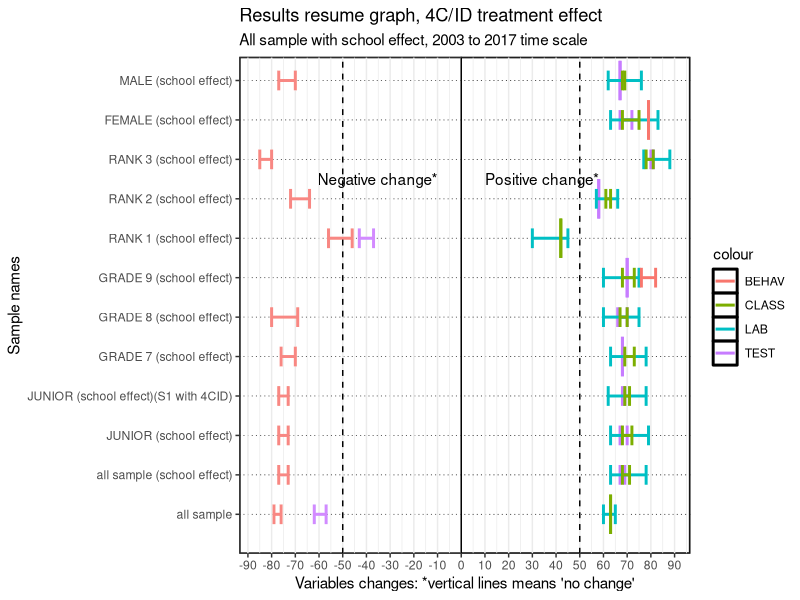
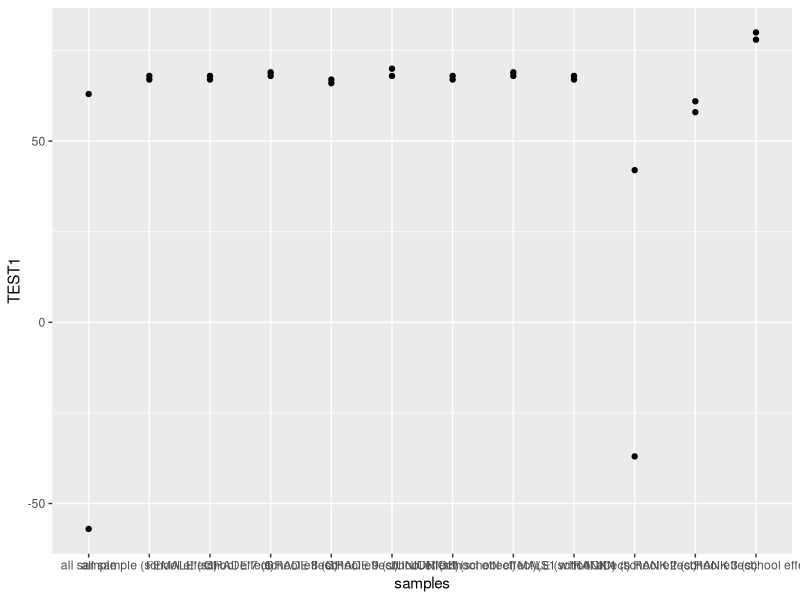
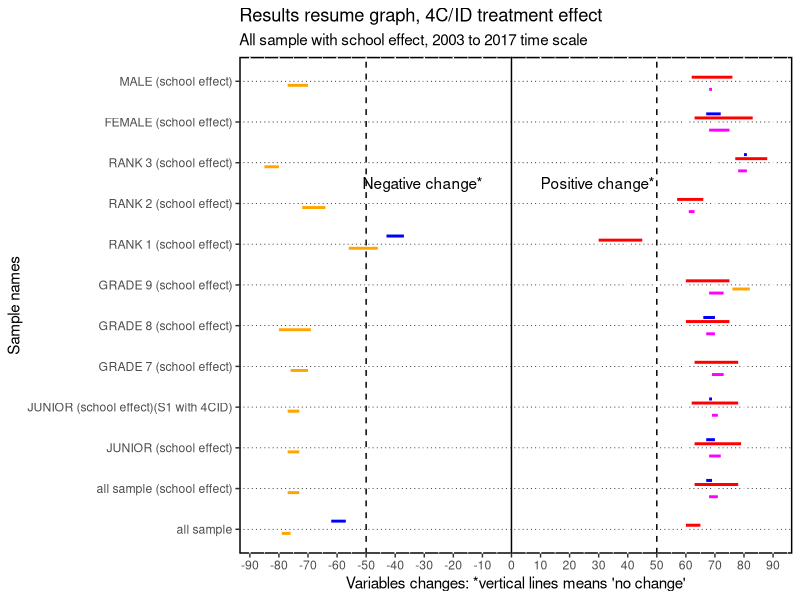
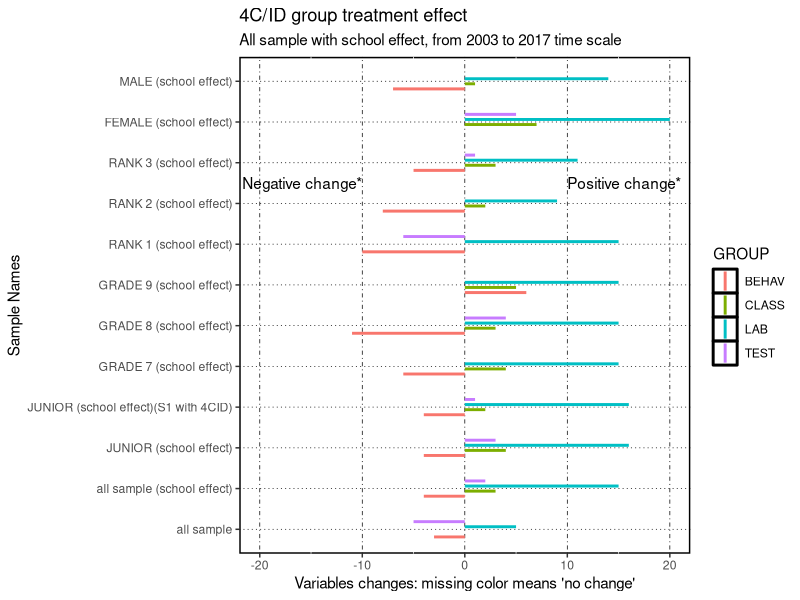
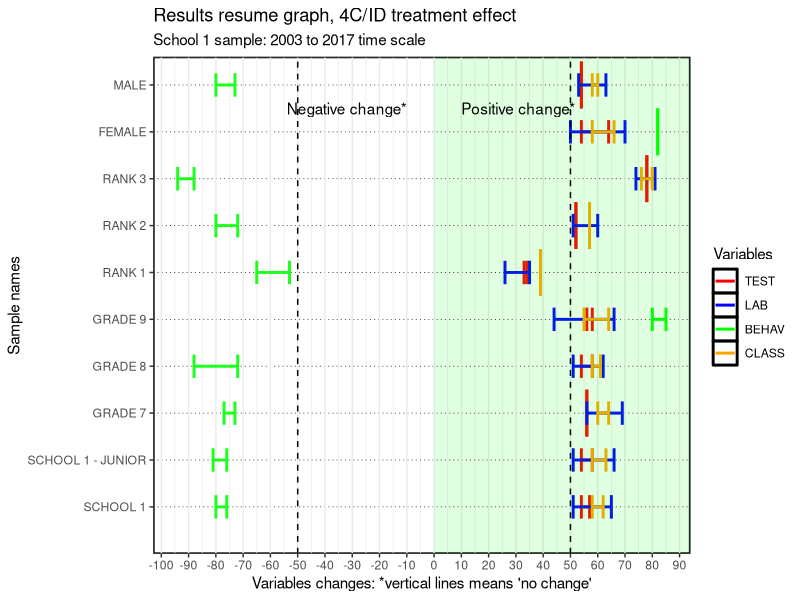
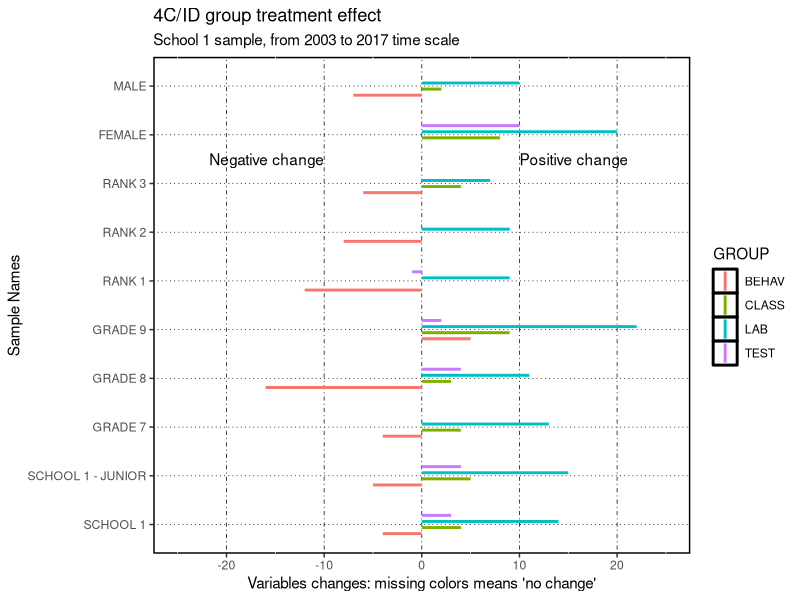
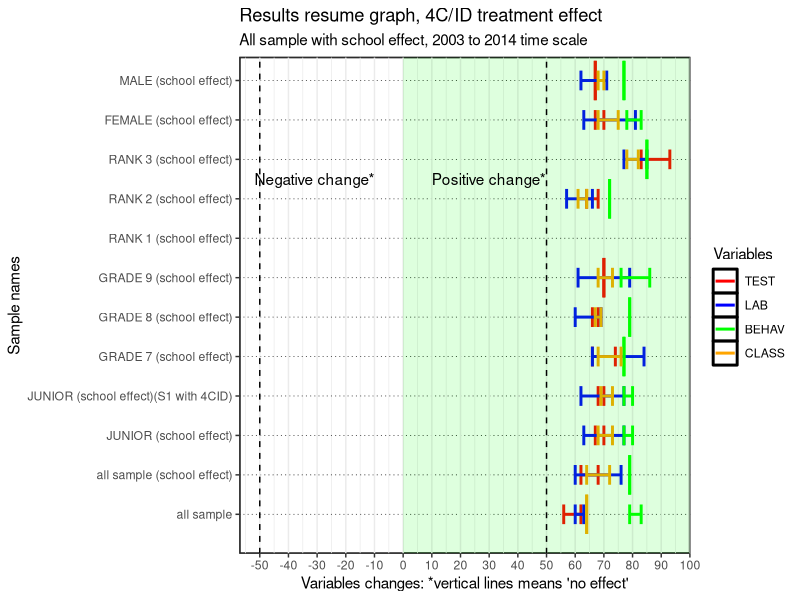
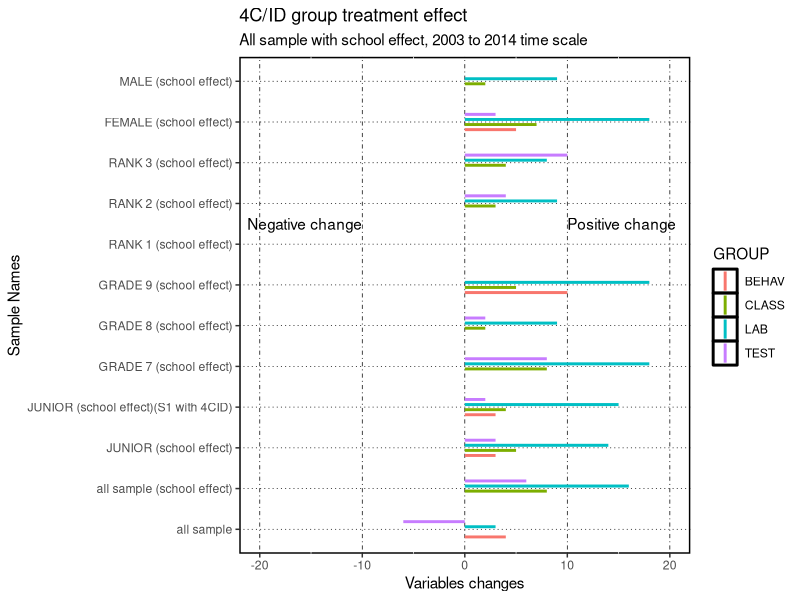

The R script that drew these images, in order:
#INDEX
# Summary results all sample (with school effect) - 2003 to 2017 - 15
  # variable change - 53
# School 1 - 2003 to 2017 - 91
  # variable change - 135
# Summary results all sample (with school effect) - 2003 to 2014 - 175
  # variable change - 212
# School 1 - 2003 to 2014 - 250
  # variable change - 289
# All sample - 312
  # Variable change - 349
# School 1 JUNIOR grade - 2003 to 2017 - 383
# variable change - 420
# School 1 JUNIOR grade - 2003 to 2014 - 454
# variable change - 492
# Compare Global samples - 530
# variable change - 570


# libraries 
library(dplyr) #work with data frames
library(tidyverse) #include dplyr
library(ggplot2) # graphs
library(gridExtra) #arrange graphs in rows

# NOTE: https://r-charts.com/part-whole/diverging-bar-chart-ggplot2/
# for plotting changes
# the graphs with varables chnge are based on the sama data frame "results" which means
# hat you need to run results and resultsD for diferent graphs after running the data

########## Summary results all sample (with school effect) - 2003 to 2017
# for changes that have p-value that we can't reject the null I use the mean value

results <- data.frame(
  samples=c("all sample", "all sample (school effect)" , "JUNIOR (school effect)", "JUNIOR (school effect)(S1 with 4CID)", "GRADE 7 (school effect)","GRADE 8 (school effect)", "GRADE 9 (school effect)", "RANK 1 (school effect)", "RANK 2 (school effect)","RANK 3 (school effect)","FEMALE (school effect)","MALE (school effect)"),
  TEST1=c(-57,67,67,68,68,66,70,-37,58,80,67,67),
  TEST2=c(-62,69,70,69,68,70,70,-43,58,81,72,67),
  LAB1=c(60,63,63,62,63,60,60,30,57,77,63,62),
  LAB2=c(65,78,79,78,78,75,75,45,66,88,83,76),
  BEHAV1=c(-76,-73,-73,-73,-70,-69,76,-46,-64,-80,79,-70),
  BEHAV2=c(-79,-77,-77,-77,-76,-80,82,-56,-72,-85,79,-77),
  CLASS1=c(63,68,68,69,69,67,68,42,61,78,68,68),
  CLASS2=c(63,71,72,71,73,70,73,42,63,81,75,69)
)
results
?geom_errorbar
ggplot(results) +
  geom_errorbar(aes(x=samples, ymin=TEST1, ymax=TEST2,color='TEST'),linewidth=1, width = ifelse(results$TEST1==results$TEST2, 1, 0.5))+
  geom_errorbar(aes(x=samples, ymin=LAB1, ymax=LAB2,color='LAB'), linewidth=1, width = ifelse(results$LAB1==results$LAB2, 1, 0.5)) +
  geom_errorbar(aes(x=samples, ymin=BEHAV1, ymax=BEHAV2, color='BEHAV'), linewidth=1, width = ifelse(results$BEHAV1==results$BEHAV2, 1, 0.5)) +
  geom_errorbar(aes(x=samples, ymin=CLASS1, ymax=CLASS2, color='CLASS'),linewidth=1,width = ifelse(results$CLASS1==results$CLASS2, 1, 0.5)) +
  xlab("Sample names")+
  labs(title="Results resume graph, 4C/ID treatment effect",y = "Variables changes: *vertical lines means 'no change'",subtitle = "All sample with school effect, 2003 to 2017 time scale")+
  theme_bw()+
  theme(panel.grid.major.y = element_line(color = 1,linewidth = 0.25, linetype = 3),panel.background = element_rect(color = 1, linewidth = 1),plot.background = element_rect(fill = "white"))+
  geom_rect(aes(xmin=0,xmax=Inf,ymin = - Inf,ymax = 0),fill="white",alpha = 0.01) +
  scale_x_discrete(limits=c("all sample", "all sample (school effect)" , "JUNIOR (school effect)", "JUNIOR (school effect)(S1 with 4CID)", "GRADE 7 (school effect)","GRADE 8 (school effect)", "GRADE 9 (school effect)", "RANK 1 (school effect)", "RANK 2 (school effect)","RANK 3 (school effect)","FEMALE (school effect)","MALE (school effect)"))+
  scale_y_continuous(breaks = seq(-100, 100, by = 10))+
  geom_hline(yintercept=0,color="black",linetype=1)+
  geom_hline(yintercept=c(-50,50),color="black",linetype=2)+
  annotate(geom="text", x=9.5, y=-10, label="Negative change*",color="black",hjust=1)+
  annotate(geom="text", x=9.5, y=10, label="Positive change*",color="black",hjust=0)+
  coord_flip()

####TESTING
?geom_linerange
?annotate
?theme
ggplot(results)+
  geom_point(aes(samples,TEST1))+
geom_point(aes(samples,CLASS1))

  ggplot(results,aes(color=factor(TEST1,LAB1,BEHAV1,CLASS1))) +
  annotate("segment", x = 1:12+0.2, xend = 1:12+0.2, y = results$TEST1, yend = results$TEST2, colour = "blue",linewidth = 1)+
  annotate("segment", x = 1:12+0.1, xend = 1:12+0.1, y = results$LAB1, yend = results$LAB2, colour = "red",linewidth = 1)+
  annotate("segment", x = 1:12-0.1, xend = 1:12-0.1, y = results$BEHAV1, yend = results$BEHAV2, colour = "orange",linewidth = 1)+
  annotate("segment", x = 1:12-0.2, xend = 1:12-0.2, y = results$CLASS1, yend = results$CLASS2, colour = "magenta",linewidth = 1)+  
  xlab("Sample names")+
  labs(title="Results resume graph, 4C/ID treatment effect",y = "Variables changes: *vertical lines means 'no change'",subtitle = "All sample with school effect, 2003 to 2017 time scale")+
  theme(panel.grid.major.y = element_line(color = 1,linewidth = 0.25, linetype = 3),panel.background = element_rect(fill="white",color = 1, linewidth = 1),plot.background = element_rect(fill = "white"))+
  scale_x_discrete(limits=c("all sample", "all sample (school effect)" , "JUNIOR (school effect)", "JUNIOR (school effect)(S1 with 4CID)", "GRADE 7 (school effect)","GRADE 8 (school effect)", "GRADE 9 (school effect)", "RANK 1 (school effect)", "RANK 2 (school effect)","RANK 3 (school effect)","FEMALE (school effect)","MALE (school effect)"))+
  scale_y_continuous(breaks = seq(-100, 100, by = 10))+
  geom_hline(yintercept=c(-50,0,50),color="black",linetype=c(2,1,2))+
  annotate(geom="text", x=9.5, y=-10, label="Negative change*",color="black",hjust=1)+
  annotate(geom="text", x=9.5, y=10, label="Positive change*",color="black",hjust=0)+
  coord_flip()
?as.numeric

# Results: variable change
# prepare data frame for bar ploting
# IMPORTANT NOTE: the negative values are used to plot them in a different area of the graph for 
# negative effects. However, to use this data-frames to compute changes we need to have this values 
# exchanged in order to compute negative change values.
results$DTEST <- results$TEST2-results$TEST1
results$DLAB <- results$LAB2-results$LAB1
results$DBEHAV <- results$BEHAV2-results$BEHAV1
results$DCLASS <- results$CLASS2-results$CLASS1
resultsDTEST <- results %>% select(samples,DTEST)
resultsDTEST$GROUP <-"TEST"
names(resultsDTEST)[2]<-'VALUE'
resultsDLAB <- results %>% select(samples,DLAB)
resultsDLAB$GROUP <-"LAB"
names(resultsDLAB)[2]<-'VALUE'
resultsDBEHAV <- results %>% select(samples,DBEHAV)
resultsDBEHAV$GROUP <-"BEHAV"
names(resultsDBEHAV)[2]<-'VALUE'
resultsDCLASS <- results %>% select(samples,DCLASS)
resultsDCLASS$GROUP <-"CLASS"
names(resultsDCLASS)[2]<-'VALUE'
resultsD<-bind_rows(resultsDTEST,resultsDLAB,resultsDBEHAV,resultsDCLASS)
resultsD

ggplot(resultsD,aes(x=samples,xmin=samples, ymin=0, ymax=VALUE,color=GROUP)) +
  geom_linerange(position = position_dodge(width = 0.5),linewidth=1)+
  ylab("Variables changes: missing color means 'no change'")+labs(title="4C/ID group treatment effect",subtitle = "All sample with school effect, from 2003 to 2017 time scale",x = "Sample Names")+
  theme(panel.grid.major.x = element_line(color = 1,linewidth = 0.25, linetype = 4),panel.grid.major.y = element_line(color = 1,linewidth = 0.25, linetype = 3),panel.background = element_rect(fill="white",color = 1, linewidth = 1),plot.background = element_rect(fill = "white"))+  
  annotate(geom="text", x=9.5, y=-10, label="Negative change*",color="black",hjust=1)+
  annotate(geom="text", x=9.5, y=10, label="Positive change*",color="black",hjust=0)+
  scale_x_discrete(limits=c("all sample", "all sample (school effect)" , "JUNIOR (school effect)", "JUNIOR (school effect)(S1 with 4CID)", "GRADE 7 (school effect)","GRADE 8 (school effect)", "GRADE 9 (school effect)", "RANK 1 (school effect)", "RANK 2 (school effect)","RANK 3 (school effect)","FEMALE (school effect)","MALE (school effect)"))+
  scale_y_continuous(limits=c(-20,20,5))+  
  coord_flip()

########## Summary results for SCHOOL 1 sample only - 2003 to 2017
# for changes that have p-value that we can't reject the null I use the mean value
results <- data.frame(
  samples=c("SCHOOL 1", "SCHOOL 1 - JUNIOR","GRADE 7","GRADE 8", "GRADE 9", "RANK 1", "RANK 2","RANK 3","FEMALE","MALE"),
  TEST1=c(54,54,56,54,56,34,52,78,54,54),
  TEST2=c(57,58,56,58,58,33,52,78,64,54),
  LAB1=c(51,51,56,51,44,26,51,74,50,53),
  LAB2=c(65,66,69,62,66,35,60,81,70,63),
  BEHAV1=c(-76,-76,-73,-72,80,-53,-72,-88,82,-73),
  BEHAV2=c(-80,-81,-77,-88,85,-65,-80,-94,82,-80),
  CLASS1=c(58,58,60,58,55,39,57,76,58,58),
  CLASS2=c(62,63,64,61,64,39,57,80,66,60)
)

# This data.frame file ResultsD is also used for the all sample school effect. Please build it starting
# with the new data fle "results" continue to the line "Results change" to have the same file but only for the school 1 sample.

ggplot(results,aes(group=TEST1)) +
  geom_errorbar(aes(x=samples, ymin=TEST1, ymax=TEST2,color='TEST'),linewidth=1, width = ifelse(results$TEST1==results$TEST2, 1, 0.5))+
  geom_errorbar(aes(x=samples, ymin=LAB1, ymax=LAB2,color='LAB'), linewidth=1, width = ifelse(results$LAB1==results$LAB2, 1, 0.5)) +
  geom_errorbar(aes(x=samples, ymin=BEHAV1, ymax=BEHAV2, color='BEHAV'), linewidth=1, width = ifelse(results$BEHAV1==results$BEHAV2, 1, 0.5)) +
  geom_errorbar(aes(x=samples, ymin=CLASS1, ymax=CLASS2, color='CLASS'),linewidth=1,width = ifelse(results$CLASS1==results$CLASS2, 1, 0.5)) +
  xlab("Sample names")+labs(title="Results resume graph, 4C/ID treatment effect",y = "Variables changes: *vertical lines means 'no change'",subtitle = "School 1 sample: 2003 to 2017 time scale")+
  scale_color_manual(name='Variables',
                     breaks=c('TEST','LAB', 'BEHAV', 'CLASS'),
                     values=c('TEST'='red', 'LAB'='blue', 'BEHAV'='green', 'CLASS'='orange'))+
  theme_bw()+
  theme(panel.grid.major.y = element_line(color = 1,linewidth = 0.25, linetype = 3),panel.background = element_rect(color = 1, linewidth = 1),plot.background = element_rect(fill = "white"))+
  geom_rect(aes(xmin=0,xmax=Inf,ymin = - Inf,ymax = 0),fill="white",alpha = 0.01) +
  geom_rect(aes(xmin=0,xmax=Inf,ymin = 0,ymax = Inf),fill="green",alpha = 0.01) +
  scale_x_discrete(limits=c("SCHOOL 1", "SCHOOL 1 - JUNIOR","GRADE 7","GRADE 8", "GRADE 9", "RANK 1", "RANK 2","RANK 3","FEMALE","MALE"))+
  scale_y_continuous(breaks = seq(-100, 100, by = 10))+
  geom_hline(yintercept=c(-50,50),color="black",linetype=2)+
  annotate(geom="text", x=9.5, y=-10, label="Negative change*",color="black",hjust=1)+
  annotate(geom="text", x=9.5, y=10, label="Positive change*",color="black",hjust=0)+
  coord_flip()

# Results: variable change
# prepare data frame for bar ploting
# IMPORTANT NOTE: the negative values are used to plot them in a different area of the graph for 
# negative effects. However, to use this data-frames to compute changes we need to have this values 
# exchanged in order to compute negative change values.
results$DTEST <- results$TEST2-results$TEST1
results$DLAB <- results$LAB2-results$LAB1
results$DBEHAV <- results$BEHAV2-results$BEHAV1
results$DCLASS <- results$CLASS2-results$CLASS1
resultsDTEST <- results %>% select(samples,DTEST)
resultsDTEST$GROUP <-"TEST"
names(resultsDTEST)[2]<-'VALUE'
resultsDLAB <- results %>% select(samples,DLAB)
resultsDLAB$GROUP <-"LAB"
names(resultsDLAB)[2]<-'VALUE'
resultsDBEHAV <- results %>% select(samples,DBEHAV)
resultsDBEHAV$GROUP <-"BEHAV"
names(resultsDBEHAV)[2]<-'VALUE'
resultsDCLASS <- results %>% select(samples,DCLASS)
resultsDCLASS$GROUP <-"CLASS"
names(resultsDCLASS)[2]<-'VALUE'
resultsD<-bind_rows(resultsDTEST,resultsDLAB,resultsDBEHAV,resultsDCLASS)
resultsD

ggplot(resultsD,aes(x=samples, ymin=0, ymax=VALUE,color=GROUP)) +
  geom_linerange(position = position_dodge(width = 0.5),linewidth=1)+
  ylab("Variables changes: missing colors means 'no change'")+labs(title="4C/ID group treatment effect",subtitle = "School 1 sample, from 2003 to 2017 time scale",x = "Sample Names")+
  theme(panel.grid.major.x = element_line(color = 1,linewidth = 0.25, linetype = 4),panel.grid.major.y = element_line(color = 1,linewidth = 0.25, linetype = 3),panel.background = element_rect(fill="white",color = 1, linewidth = 1),plot.background = element_rect(fill = "white"))+  
  annotate(geom="text", y=-10, x=8.5, label="Negative change",color="black",hjust=1)+
  annotate(geom="text", y=10, x=8.5, label="Positive change",color="black",hjust=0)+
  scale_x_discrete(limits=c("SCHOOL 1", "SCHOOL 1 - JUNIOR","GRADE 7","GRADE 8", "GRADE 9", "RANK 1", "RANK 2","RANK 3","FEMALE","MALE"))+
  scale_y_continuous(limits=c(-25,25,5))+  
  coord_flip()

########## Summary results all sample (with school effect) - 2003 to 2014
# for changes that have p-value that we can't reject the null I use the mean value
# Rank 1 small sample
results <- data.frame(
  samples=c("all sample", "all sample (school effect)" , "JUNIOR (school effect)", "JUNIOR (school effect)(S1 with 4CID)", "GRADE 7 (school effect)","GRADE 8 (school effect)", "GRADE 9 (school effect)", "RANK 2 (school effect)","RANK 3 (school effect)","FEMALE (school effect)","MALE (school effect)"),
  TEST1=c(62,62,67,68,66,66,70,64,83,67,67),
  TEST2=c(56,68,70,70,74,68,70,68,93,70,67),
  LAB1=c(60,60,63,62,66,60,61,57,77,63,62),
  LAB2=c(63,76,77,77,84,69,79,66,85,81,71),
  BEHAV1=c(79,79,77,77,77,79,76,72,85,78,77),
  BEHAV2=c(83,79,80,80,77,79,86,72,85,83,77),
  CLASS1=c(64,64,68,69,68,67,68,61,78,68,68),
  CLASS2=c(64,72,73,73,76,69,73,64,82,75,70)
)
results

ggplot(results,aes(group=TEST1)) +
  geom_errorbar(aes(x=samples, ymin=TEST1, ymax=TEST2,color='TEST'),linewidth=1, width = ifelse(results$TEST1==results$TEST2, 1, 0.5))+
  geom_errorbar(aes(x=samples, ymin=LAB1, ymax=LAB2,color='LAB'), linewidth=1, width = ifelse(results$LAB1==results$LAB2, 1, 0.5)) +
  geom_errorbar(aes(x=samples, ymin=BEHAV1, ymax=BEHAV2, color='BEHAV'), linewidth=1, width = ifelse(results$BEHAV1==results$BEHAV2, 1, 0.5)) +
  geom_errorbar(aes(x=samples, ymin=CLASS1, ymax=CLASS2, color='CLASS'),linewidth=1,width = ifelse(results$CLASS1==results$CLASS2, 1, 0.5)) +
  xlab("Sample names")+
  labs(title="Results resume graph, 4C/ID treatment effect",y = "Variables changes: *vertical lines means 'no effect'",subtitle = "All sample with school effect, 2003 to 2014 time scale")+
  scale_color_manual(name='Variables',
                     breaks=c('TEST','LAB', 'BEHAV', 'CLASS'),
                     values=c('TEST'='red', 'LAB'='blue', 'BEHAV'='green', 'CLASS'='orange'))+
  theme_bw()+
  theme(panel.grid.major.y = element_line(color = 1,linewidth = 0.25, linetype = 3),panel.background = element_rect(color = 1, linewidth = 1),plot.background = element_rect(fill = "white"))+
  geom_rect(aes(xmin=0,xmax=Inf,ymin = - Inf,ymax = 0),fill="white",alpha = 0.01) +
  geom_rect(aes(xmin=0,xmax=Inf,ymin = 0,ymax = Inf),fill="green",alpha = 0.01) +
  scale_x_discrete(limits=c("all sample", "all sample (school effect)" , "JUNIOR (school effect)", "JUNIOR (school effect)(S1 with 4CID)", "GRADE 7 (school effect)","GRADE 8 (school effect)", "GRADE 9 (school effect)", "RANK 1 (school effect)", "RANK 2 (school effect)","RANK 3 (school effect)","FEMALE (school effect)","MALE (school effect)"))+
  scale_y_continuous(breaks = seq(-100, 100, by = 10))+
  geom_hline(yintercept=c(-50,50),color="black",linetype=2)+
  annotate(geom="text", x=9.5, y=-10, label="Negative change*",color="black",hjust=1)+
  annotate(geom="text", x=9.5, y=10, label="Positive change*",color="black",hjust=0)+
  coord_flip()

# Results: variable change
# prepare data frame for bar ploting
# IMPORTANT NOTE: the negative values are used to plot them in a different area of the graph for 
# negative effects. However, to use this data-frames to compute changes we need to have this values 
# exchanged in order to compute negative change values.
results$DTEST <- results$TEST2-results$TEST1
results$DLAB <- results$LAB2-results$LAB1
results$DBEHAV <- results$BEHAV2-results$BEHAV1
results$DCLASS <- results$CLASS2-results$CLASS1
resultsDTEST <- results %>% select(samples,DTEST)
resultsDTEST$GROUP <-"TEST"
names(resultsDTEST)[2]<-'VALUE'
resultsDLAB <- results %>% select(samples,DLAB)
resultsDLAB$GROUP <-"LAB"
names(resultsDLAB)[2]<-'VALUE'
resultsDBEHAV <- results %>% select(samples,DBEHAV)
resultsDBEHAV$GROUP <-"BEHAV"
names(resultsDBEHAV)[2]<-'VALUE'
resultsDCLASS <- results %>% select(samples,DCLASS)
resultsDCLASS$GROUP <-"CLASS"
names(resultsDCLASS)[2]<-'VALUE'
resultsD<-bind_rows(resultsDTEST,resultsDLAB,resultsDBEHAV,resultsDCLASS)
resultsD

ggplot(resultsD,aes(x=samples, ymin=0, ymax=VALUE,color=GROUP)) +
  geom_linerange(position = position_dodge(width = 0.5),linewidth=1)+
  ylab("Variables changes")+labs(title="4C/ID group treatment effect",subtitle = "All sample with school effect, 2003 to 2014 time scale",x = "Sample Names")+
  theme(panel.grid.major.x = element_line(color = 1,linewidth = 0.25, linetype = 4),panel.grid.major.y = element_line(color = 1,linewidth = 0.25, linetype = 3),panel.background = element_rect(fill="white",color = 1, linewidth = 1),plot.background = element_rect(fill = "white"))+  
  annotate(geom="text", y=-10, x=8.5, label="Negative change",color="black",hjust=1)+
  annotate(geom="text", y=10, x=8.5, label="Positive change",color="black",hjust=0)+
  scale_x_discrete(limits=c("all sample", "all sample (school effect)" , "JUNIOR (school effect)", "JUNIOR (school effect)(S1 with 4CID)", "GRADE 7 (school effect)","GRADE 8 (school effect)", "GRADE 9 (school effect)", "RANK 1 (school effect)", "RANK 2 (school effect)","RANK 3 (school effect)","FEMALE (school effect)","MALE (school effect)"))+
  scale_y_continuous(limits=c(-20,20,5))+  
  coord_flip()

########## Summary results for SCHOOL 1 sample only - 2003 to 2014
# for changes that have p-value that we can't reject the null I use the mean value
results <- data.frame(
  samples=c("SCHOOL 1", "SCHOOL 1 - JUNIOR","GRADE 7**","GRADE 8", "GRADE 9","JUNIOR HIGH**", "RANK 1", "RANK 2","RANK 3","FEMALE","MALE"),
  TEST1=c(54,54,54,54,57,53,34,-51,79,54,54),
  TEST2=c(56,58,62,57,57,53,34,-53,79,58,54),
  LAB1=c(51,51,56,51,44,57,26,51,74,50,53),
  LAB2=c(63,64,71,56,66,57,35,58,80,68,59),
  BEHAV1=c(80,82,80,-83,80,81,65,-72,93,82,80),
  BEHAV2=c(83,82,80,-88,85,81,65,-80,93,86,80),
  CLASS1=c(58,58,60,58,55,60,39,57,76,58,58),
  CLASS2=c(63,64,67,60,64,60,39,57,80,66,61)
)

# ** sample less then 30 obs.

ggplot(results,aes(group=TEST1)) +
  geom_errorbar(aes(x=samples, ymin=TEST1, ymax=TEST2,color='TEST'),linewidth=1, width = ifelse(results$TEST1==results$TEST2, 1, 0.5))+
  geom_errorbar(aes(x=samples, ymin=LAB1, ymax=LAB2,color='LAB'), linewidth=1, width = ifelse(results$LAB1==results$LAB2, 1, 0.5)) +
  geom_errorbar(aes(x=samples, ymin=BEHAV1, ymax=BEHAV2, color='BEHAV'), linewidth=1, width = ifelse(results$BEHAV1==results$BEHAV2, 1, 0.5)) +
  geom_errorbar(aes(x=samples, ymin=CLASS1, ymax=CLASS2, color='CLASS'),linewidth=1,width = ifelse(results$CLASS1==results$CLASS2, 1, 0.5)) +
  xlab("Sample names")+
  labs(title="Results resume graph, 4C/ID treatment effect",y = "Variables changes: *vertical lines means 'no effect'; **sample with less then 30 obs.",subtitle = "School 1 sample for 2003 to 2014 time scale")+
  scale_color_manual(name='Variables',
                     breaks=c('TEST','LAB', 'BEHAV', 'CLASS'),
                     values=c('TEST'='red', 'LAB'='blue', 'BEHAV'='green', 'CLASS'='orange'))+
  theme_bw()+
  theme(panel.grid.major.y = element_line(color = 1,linewidth = 0.25, linetype = 3),panel.background = element_rect(color = 1, linewidth = 1),plot.background = element_rect(fill = "white"))+
  geom_rect(aes(xmin=0,xmax=Inf,ymin = - Inf,ymax = 0),fill="white",alpha = 0.01) +
  geom_rect(aes(xmin=0,xmax=Inf,ymin = 0,ymax = Inf),fill="green",alpha = 0.01) +
  scale_x_discrete(limits=c("SCHOOL 1", "SCHOOL 1 - JUNIOR","GRADE 7**","GRADE 8", "GRADE 9","JUNIOR HIGH**", "RANK 1", "RANK 2","RANK 3","FEMALE","MALE"))+
  scale_y_continuous(breaks = seq(-100, 100, by = 10))+
  geom_hline(yintercept=c(-50,50),color="black",linetype=2)+
  annotate(geom="text", x=9.5, y=-10, label="Negative change*",color="black",hjust=1)+
  annotate(geom="text", x=9.5, y=10, label="Positive change*",color="black",hjust=0)+
  coord_flip()

# Results: variable change
# prepare data frame for bar ploting
# IMPORTANT NOTE: the negative values are used to plot them in a different area of the graph for 
# negative effects. However, to use this data-frames to compute changes we need to have this values 
# exchanged in order to compute negative change values.
results$DTEST <- results$TEST2-results$TEST1
results$DLAB <- results$LAB2-results$LAB1
results$DBEHAV <- results$BEHAV2-results$BEHAV1
results$DCLASS <- results$CLASS2-results$CLASS1
resultsDTEST <- results %>% select(samples,DTEST)
resultsDTEST$GROUP <-"TEST"
names(resultsDTEST)[2]<-'VALUE'
resultsDLAB <- results %>% select(samples,DLAB)
resultsDLAB$GROUP <-"LAB"
names(resultsDLAB)[2]<-'VALUE'
resultsDBEHAV <- results %>% select(samples,DBEHAV)
resultsDBEHAV$GROUP <-"BEHAV"
names(resultsDBEHAV)[2]<-'VALUE'
resultsDCLASS <- results %>% select(samples,DCLASS)
resultsDCLASS$GROUP <-"CLASS"
names(resultsDCLASS)[2]<-'VALUE'
resultsD<-bind_rows(resultsDTEST,resultsDLAB,resultsDBEHAV,resultsDCLASS)
resultsD

ggplot(resultsD,aes(x=samples, ymin=0, ymax=VALUE,color=GROUP)) +
  geom_linerange(position = position_dodge(width = 0.5),linewidth=1)+
  ylab("Variables changes: missing colors means 'no change'; **low number of obs.")+labs(title="4C/ID group treatment effect",subtitle = "School 1 sample, from 2003 to 2014 time scale",x = "Sample Names")+
  theme(panel.grid.major.x = element_line(color = 1,linewidth = 0.25, linetype = 4),panel.grid.major.y = element_line(color = 1,linewidth = 0.25, linetype = 3),panel.background = element_rect(fill="white",color = 1, linewidth = 1),plot.background = element_rect(fill = "white"))+  
  annotate(geom="text", y=-10, x=9.5, label="Negative change",color="black",hjust=1)+
  annotate(geom="text", y=10, x=9.5, label="Positive change",color="black",hjust=0)+
  scale_x_discrete(limits=c("SCHOOL 1", "SCHOOL 1 - JUNIOR","GRADE 7**","GRADE 8", "GRADE 9","JUNIOR HIGH**", "RANK 1", "RANK 2","RANK 3","FEMALE","MALE"))+
  scale_y_continuous(limits=c(-25,25,5))+  
  coord_flip()

########## Summary results all sample - 2003 to 2017
# for changes that have p-value that we can't reject the null I use the mean value

results <- data.frame(
  samples=c("all sample","JUNIOR","JUNIOR HIGH","GRADE 7","GRADE 8", "GRADE 9", "RANK 1", "RANK 2","RANK 3","FEMALE","MALE"),
  TEST1=c(-58,-58,54,60,60,-58,-34,-51,79,62,-55),
  TEST2=c(-62,-63,54,60,60,-67,-33,-56,79,62,-61),
  LAB1=c(60,60,55,61,60,60,28,54,76,60,60),
  LAB2=c(65,66,65,69,62,66,35,60,81,70,63),
  BEHAV1=c(-76,-76,-75,-73,-72,77,-54,-72,87,79,-73),
  BEHAV2=c(-79,-79,-80,-77,-80,85,-63,-75,87,83,-78),
  CLASS1=c(63,64,59,64,62,65,39,-58,77,64,-60),
  CLASS2=c(63,63,59,64,62,65,39,-59,80,66,-64)
)
results

ggplot(results,aes(group=TEST1)) +
  geom_errorbar(aes(x=samples, ymin=TEST1, ymax=TEST2,color='TEST'),linewidth=1, width = ifelse(results$TEST1==results$TEST2, 1, 0.5))+
  geom_errorbar(aes(x=samples, ymin=LAB1, ymax=LAB2,color='LAB'), linewidth=1, width = ifelse(results$LAB1==results$LAB2, 1, 0.5)) +
  geom_errorbar(aes(x=samples, ymin=BEHAV1, ymax=BEHAV2, color='BEHAV'), linewidth=1, width = ifelse(results$BEHAV1==results$BEHAV2, 1, 0.5)) +
  geom_errorbar(aes(x=samples, ymin=CLASS1, ymax=CLASS2, color='CLASS'),linewidth=1,width = ifelse(results$CLASS1==results$CLASS2, 1, 0.5)) +
  xlab("Sample names")+
  labs(title="Results resume graph, 4C/ID treatment effect",y = "Variables changes: *vertical lines means 'no effect'",subtitle = "All sample 2003 to 2017 time scale")+
  scale_color_manual(name='Variables',
                     breaks=c('TEST','LAB', 'BEHAV', 'CLASS'),
                     values=c('TEST'='red', 'LAB'='blue', 'BEHAV'='green', 'CLASS'='orange'))+
  theme_bw()+
  theme(panel.grid.major.y = element_line(color = 1,linewidth = 0.25, linetype = 3),panel.background = element_rect(color = 1, linewidth = 1),plot.background = element_rect(fill = "white"))+
  geom_rect(aes(xmin=0,xmax=Inf,ymin = - Inf,ymax = 0),fill="white",alpha = 0.01) +
  geom_rect(aes(xmin=0,xmax=Inf,ymin = 0,ymax = Inf),fill="green",alpha = 0.01) +
  scale_x_discrete(limits=c("all sample","JUNIOR","JUNIOR HIGH","GRADE 7","GRADE 8", "GRADE 9", "RANK 1", "RANK 2","RANK 3","FEMALE","MALE"))+
  scale_y_continuous(breaks = seq(-100, 100, by = 10))+
  geom_hline(yintercept=c(-50,50),color="black",linetype=2)+
  annotate(geom="text", x=9.5, y=-10, label="Negative change*",color="black",hjust=1)+
  annotate(geom="text", x=9.5, y=10, label="Positive change*",color="black",hjust=0)+
  coord_flip()

# Results: variable change
# prepare data frame for bar ploting
# IMPORTANT NOTE: the negative values are used to plot them in a different area of the graph for 
# negative effects. However, to use this data-frames to compute changes we need to have this values 
# exchanged in order to compute negative change values.
results$DTEST <- results$TEST2-results$TEST1
results$DLAB <- results$LAB2-results$LAB1
results$DBEHAV <- results$BEHAV2-results$BEHAV1
results$DCLASS <- results$CLASS2-results$CLASS1
resultsDTEST <- results %>% select(samples,DTEST)
resultsDTEST$GROUP <-"TEST"
names(resultsDTEST)[2]<-'VALUE'
resultsDLAB <- results %>% select(samples,DLAB)
resultsDLAB$GROUP <-"LAB"
names(resultsDLAB)[2]<-'VALUE'
resultsDBEHAV <- results %>% select(samples,DBEHAV)
resultsDBEHAV$GROUP <-"BEHAV"
names(resultsDBEHAV)[2]<-'VALUE'
resultsDCLASS <- results %>% select(samples,DCLASS)
resultsDCLASS$GROUP <-"CLASS"
names(resultsDCLASS)[2]<-'VALUE'
resultsD<-bind_rows(resultsDTEST,resultsDLAB,resultsDBEHAV,resultsDCLASS)
resultsD

ggplot(resultsD,aes(x=samples, ymin=0, ymax=VALUE,color=GROUP)) +
  geom_linerange(position = position_dodge(width = 0.5),linewidth=1)+
  ylab("Variables changes: missing colors means'no change'")+labs(title="4C/ID group treatment effect",subtitle = "All sample, from 2003 to 2017 time scale",x = "Sample Names")+
  theme(panel.grid.major.x = element_line(color = 1,linewidth = 0.25, linetype = 4),panel.grid.major.y = element_line(color = 1,linewidth = 0.25, linetype = 3),panel.background = element_rect(fill="white",color = 1, linewidth = 1),plot.background = element_rect(fill = "white"))+  
  annotate(geom="text", y=-5, x=8.5, label="Negative change",color="black",hjust=1)+
  annotate(geom="text", y=5, x=8.5, label="Positive change",color="black",hjust=0)+
  scale_x_discrete(limits=c("all sample","JUNIOR","JUNIOR HIGH","GRADE 7","GRADE 8", "GRADE 9", "RANK 1", "RANK 2","RANK 3","FEMALE","MALE"))+
  scale_y_continuous(limits=c(-10,10,5))+  
  coord_flip()

########## Summary results school 1 JUNIOR sample - 2003 to 2017
# for changes that have p-value that we can't reject the null I use the mean value

results <- data.frame(
  samples=c("SCHOOL 1","JUNIOR","GRADE 7","GRADE 8", "GRADE 9", "RANK 1", "RANK 2","RANK 3","FEMALE","MALE"),
  TEST1=c(54,54,54,54,56,33,53,79,54,55),
  TEST2=c(57,58,58,58,58,33,53,79,61,55),
  LAB1=c(51,51,56,51,44,26,51,73,50,53),
  LAB2=c(65,66,69,62,66,35,61,81,70,61),
  BEHAV1=c(-76,-76,-73,-72,80,-54,-71,-91,82,-72),
  BEHAV2=c(-80,-81,-77,-88,85,-65,-80,-94,82,-80),
  CLASS1=c(58,58,60,58,55,39,57,77,58,58),
  CLASS2=c(62,63,64,61,64,39,57,81,67,60)
)
results

ggplot(results,aes(group=TEST1)) +
  geom_errorbar(aes(x=samples, ymin=TEST1, ymax=TEST2,color='TEST'),linewidth=1, width = ifelse(results$TEST1==results$TEST2, 1, 0.5))+
  geom_errorbar(aes(x=samples, ymin=LAB1, ymax=LAB2,color='LAB'), linewidth=1, width = ifelse(results$LAB1==results$LAB2, 1, 0.5)) +
  geom_errorbar(aes(x=samples, ymin=BEHAV1, ymax=BEHAV2, color='BEHAV'), linewidth=1, width = ifelse(results$BEHAV1==results$BEHAV2, 1, 0.5)) +
  geom_errorbar(aes(x=samples, ymin=CLASS1, ymax=CLASS2, color='CLASS'),linewidth=1,width = ifelse(results$CLASS1==results$CLASS2, 1, 0.5)) +
  xlab("Sample names")+
  labs(title="Results resume graph, 4C/ID treatment effect",y = "Variables changes: *vertical lines means 'no effect'",subtitle = "School 1 Junior sample for 2003 to 2017 time scale")+
  scale_color_manual(name='Variables',
                     breaks=c('TEST','LAB', 'BEHAV', 'CLASS'),
                     values=c('TEST'='red', 'LAB'='blue', 'BEHAV'='green', 'CLASS'='orange'))+
  theme_bw()+
  theme(panel.grid.major.y = element_line(color = 1,linewidth = 0.25, linetype = 3),panel.background = element_rect(color = 1, linewidth = 1),plot.background = element_rect(fill = "white"))+
  geom_rect(aes(xmin=0,xmax=Inf,ymin = - Inf,ymax = 0),fill="white",alpha = 0.01) +
  geom_rect(aes(xmin=0,xmax=Inf,ymin = 0,ymax = Inf),fill="green",alpha = 0.01) +
  scale_x_discrete(limits=c("SCHOOL 1","JUNIOR","GRADE 7","GRADE 8", "GRADE 9", "RANK 1", "RANK 2","RANK 3","FEMALE","MALE"))+
  scale_y_continuous(breaks = seq(-100, 100, by = 10))+
  geom_hline(yintercept=c(-50,50),color="black",linetype=2)+
  annotate(geom="text", x=9.5, y=-10, label="Negative change*",color="black",hjust=1)+
  annotate(geom="text", x=9.5, y=10, label="Positive change*",color="black",hjust=0)+
  coord_flip()

# Results: variable change
# prepare data frame for bar ploting
# IMPORTANT NOTE: the negative values are used to plot them in a different area of the graph for 
# negative effects. However, to use this data-frames to compute changes we need to have this values 
# exchanged in order to compute negative change values.
results$DTEST <- results$TEST2-results$TEST1
results$DLAB <- results$LAB2-results$LAB1
results$DBEHAV <- results$BEHAV2-results$BEHAV1
results$DCLASS <- results$CLASS2-results$CLASS1
resultsDTEST <- results %>% select(samples,DTEST)
resultsDTEST$GROUP <-"TEST"
names(resultsDTEST)[2]<-'VALUE'
resultsDLAB <- results %>% select(samples,DLAB)
resultsDLAB$GROUP <-"LAB"
names(resultsDLAB)[2]<-'VALUE'
resultsDBEHAV <- results %>% select(samples,DBEHAV)
resultsDBEHAV$GROUP <-"BEHAV"
names(resultsDBEHAV)[2]<-'VALUE'
resultsDCLASS <- results %>% select(samples,DCLASS)
resultsDCLASS$GROUP <-"CLASS"
names(resultsDCLASS)[2]<-'VALUE'
resultsD<-bind_rows(resultsDTEST,resultsDLAB,resultsDBEHAV,resultsDCLASS)
resultsD

ggplot(resultsD,aes(x=samples, ymin=0, ymax=VALUE,color=GROUP)) +
  geom_linerange(position = position_dodge(width = 0.5),linewidth=1)+
  ylab("Variables changes: missing values means 'no change'")+labs(title="4C/ID group treatment effect",subtitle = "School 1 Junior sample for 2003 to 2017 time scale",x = "Sample Names")+
  theme(panel.grid.major.x = element_line(color = 1,linewidth = 0.25, linetype = 4),panel.grid.major.y = element_line(color = 1,linewidth = 0.25, linetype = 3),panel.background = element_rect(fill="white",color = 1, linewidth = 1),plot.background = element_rect(fill = "white"))+
  annotate(geom="text", y=-10, x=8.5, label="Negative change",color="black",hjust=1)+
  annotate(geom="text", y=10, x=8.5, label="Positive change",color="black",hjust=0)+
  scale_x_discrete(limits=c("SCHOOL 1","JUNIOR","GRADE 7","GRADE 8", "GRADE 9", "RANK 1", "RANK 2","RANK 3","FEMALE","MALE"))+
  scale_y_continuous(limits=c(-25,25,5))+  
  coord_flip()

########## Summary results school 1 JUNIOR sample - 2003 to 2014
# for changes that have p-value that we can't reject the null I use the mean value

results <- data.frame(
  samples=c("SCHOOL 1","JUNIOR","GRADE 7","GRADE 8", "GRADE 9", "RANK 1**", "RANK 2","RANK 3","FEMALE","MALE"),
  TEST1=c(54,54,54,54,57,35,52,80, 54,55),
  TEST2=c(57,58,62,57,57,35,52,80, 61,55),
  LAB1=c(51,51,56,51,44,30,51,73, 50,53),
  LAB2=c(63,64,71,56,66,30,58,80, 70,61),
  BEHAV1=c(80,82,79,-83,80,-60,80,93, 82,-72),
  BEHAV2=c(83,82,79,-88,85,-65,80,93, 82,-80),
  CLASS1=c(58,58,60,58,55,39, 58, 77, 58,58),
  CLASS2=c(63,64,67,60,64,39, 58, 81, 67,60)
)
# **low number of observations
results

ggplot(results,aes(group=TEST1)) +
  geom_errorbar(aes(x=samples, ymin=TEST1, ymax=TEST2,color='TEST'),linewidth=1, width = ifelse(results$TEST1==results$TEST2, 1, 0.5))+
  geom_errorbar(aes(x=samples, ymin=LAB1, ymax=LAB2,color='LAB'), linewidth=1, width = ifelse(results$LAB1==results$LAB2, 1, 0.5)) +
  geom_errorbar(aes(x=samples, ymin=BEHAV1, ymax=BEHAV2, color='BEHAV'), linewidth=1, width = ifelse(results$BEHAV1==results$BEHAV2, 1, 0.5)) +
  geom_errorbar(aes(x=samples, ymin=CLASS1, ymax=CLASS2, color='CLASS'),linewidth=1,width = ifelse(results$CLASS1==results$CLASS2, 1, 0.5)) +
  xlab("Sample names")+
  labs(title="Results resume graph, 4C/ID treatment effect",y = "Variables changes: *vertical lines means 'no effect'; **Low number of obs.",subtitle = "School 1 Junior grade sample for 2003 to 2014 time scale")+
  scale_color_manual(name='Variables',
                     breaks=c('TEST','LAB', 'BEHAV', 'CLASS'),
                     values=c('TEST'='red', 'LAB'='blue', 'BEHAV'='green', 'CLASS'='orange'))+
  theme_bw()+
  theme(panel.grid.major.y = element_line(color = 1,linewidth = 0.25, linetype = 3),panel.background = element_rect(color = 1, linewidth = 1),plot.background = element_rect(fill = "white"))+
  geom_rect(aes(xmin=0,xmax=Inf,ymin = - Inf,ymax = 0),fill="white",alpha = 0.01) +
  geom_rect(aes(xmin=0,xmax=Inf,ymin = 0,ymax = Inf),fill="green",alpha = 0.01) +
  scale_x_discrete(limits=c("SCHOOL 1","JUNIOR","GRADE 7","GRADE 8", "GRADE 9", "RANK 1**", "RANK 2","RANK 3","FEMALE","MALE"))+
  scale_y_continuous(breaks = seq(-100, 100, by = 10))+
  geom_hline(yintercept=c(-50,50),color="black",linetype=2)+
  annotate(geom="text", x=9.5, y=-10, label="Negative change*",color="black",hjust=1)+
  annotate(geom="text", x=9.5, y=10, label="Positive change*",color="black",hjust=0)+
  coord_flip()

# Results: variable change
# prepare data frame for bar ploting
# IMPORTANT NOTE: the negative values are used to plot them in a different area of the graph for 
# negative effects. However, to use this data-frames to compute changes we need to have this values 
# exchanged in order to compute negative change values.
results$DTEST <- results$TEST2-results$TEST1
results$DLAB <- results$LAB2-results$LAB1
results$DBEHAV <- results$BEHAV2-results$BEHAV1
results$DCLASS <- results$CLASS2-results$CLASS1
resultsDTEST <- results %>% select(samples,DTEST)
resultsDTEST$GROUP <-"TEST"
names(resultsDTEST)[2]<-'VALUE'
resultsDLAB <- results %>% select(samples,DLAB)
resultsDLAB$GROUP <-"LAB"
names(resultsDLAB)[2]<-'VALUE'
resultsDBEHAV <- results %>% select(samples,DBEHAV)
resultsDBEHAV$GROUP <-"BEHAV"
names(resultsDBEHAV)[2]<-'VALUE'
resultsDCLASS <- results %>% select(samples,DCLASS)
resultsDCLASS$GROUP <-"CLASS"
names(resultsDCLASS)[2]<-'VALUE'
resultsD<-bind_rows(resultsDTEST,resultsDLAB,resultsDBEHAV,resultsDCLASS)
resultsD

ggplot(resultsD,aes(x=samples, ymin=0, ymax=VALUE,color=GROUP)) +
  geom_linerange(position = position_dodge(width = 0.5),linewidth=1)+
  ylab("Variables changes: missing colors means 'no change'; **low obs.")+labs(title="4C/ID group treatment effect",subtitle = "School 1 JUNIOR grade sample, from 2003 to 2014 time scale",x = "Sample Names")+
  theme(panel.grid.major.x = element_line(color = 1,linewidth = 0.25, linetype = 4),panel.grid.major.y = element_line(color = 1,linewidth = 0.25, linetype = 3),panel.background = element_rect(fill="white",color = 1, linewidth = 1),plot.background = element_rect(fill = "white"))+  
  annotate(geom="text", y=-10, x=8.5, label="Negative change",color="black",hjust=1)+
  annotate(geom="text", y=10, x=8.5, label="Positive change",color="black",hjust=0)+
  scale_x_discrete(limits=c("SCHOOL 1","JUNIOR","GRADE 7","GRADE 8", "GRADE 9", "RANK 1**", "RANK 2","RANK 3","FEMALE","MALE"))+
  scale_y_continuous(limits=c(-25,25,5))+  
  coord_flip()

########## Summary results global samples
# for changes that have p-value that we can't reject the null I use the mean value

results <- data.frame(
  samples=c("All sample","all sample (school effect)","SCHOOL 1","JUNIOR","SCHOOL 1 - 2014","SCHOOL1 - JUNIOR - 2014"),
  TEST1=c(-57,67,54,54,54,54),
  TEST2=c(-62,69,57,58,57,58),
  LAB1=c(60,63,51,51,51,51),
  LAB2=c(65,78,65,66,63,64),
  BEHAV1=c(-76,-73,-76,-76,80,82),
  BEHAV2=c(-79,-77,-80,-81,83,82),
  CLASS1=c(63,68,58,58,58,58),
  CLASS2=c(63,71,62,63,63,64)
)
results

ggplot(results,aes(group=TEST1)) +
  geom_errorbar(aes(x=samples, ymin=TEST1, ymax=TEST2,color='TEST'),linewidth=1, width = ifelse(results$TEST1==results$TEST2, 1, 0.5))+
  geom_errorbar(aes(x=samples, ymin=LAB1, ymax=LAB2,color='LAB'), linewidth=1, width = ifelse(results$LAB1==results$LAB2, 1, 0.5)) +
  geom_errorbar(aes(x=samples, ymin=BEHAV1, ymax=BEHAV2, color='BEHAV'), linewidth=1, width = ifelse(results$BEHAV1==results$BEHAV2, 1, 0.5)) +
  geom_errorbar(aes(x=samples, ymin=CLASS1, ymax=CLASS2, color='CLASS'),linewidth=1,width = ifelse(results$CLASS1==results$CLASS2, 1, 0.5)) +
  xlab("Sample names")+
  labs(title="Results resume graph, 4C/ID treatment effect",y = "Variables changes: *vertical lines means 'no effect'; **Low number of obs.",subtitle = "Global samples")+
  scale_color_manual(name='Variables',
                     breaks=c('TEST','LAB', 'BEHAV', 'CLASS'),
                     values=c('TEST'='red', 'LAB'='blue', 'BEHAV'='green', 'CLASS'='orange'))+
  theme_bw()+
  theme(panel.grid.major.y = element_line(color = 1,linewidth = 0.25, linetype = 3),panel.background = element_rect(color = 1, linewidth = 1),plot.background = element_rect(fill = "white"))+
  geom_rect(aes(xmin=0,xmax=Inf,ymin = - Inf,ymax = 0),fill="white",alpha = 0.01) +
  geom_rect(aes(xmin=0,xmax=Inf,ymin = 0,ymax = Inf),fill="green",alpha = 0.01) +
  scale_x_discrete(limits=c("All sample","all sample (school effect)","SCHOOL 1","JUNIOR","SCHOOL 1 - 2014","SCHOOL1 - JUNIOR - 2014"))+
  scale_y_continuous(breaks = seq(-100, 100, by = 10))+
  geom_hline(yintercept=c(-50,50),color="black",linetype=2)+
  annotate(geom="text", x=3.5, y=-10, label="Negative change*",color="black",hjust=1)+
  annotate(geom="text", x=3.5, y=10, label="Positive change*",color="black",hjust=0)+
  coord_flip()

# Results: variable change
# prepare data frame for bar ploting
# IMPORTANT NOTE: the negative values are used to plot them in a different area of the graph for 
# negative effects. However, to use this data-frames to compute changes we need to have this values 
# exchanged in order to compute negative change values.
results$DTEST <- results$TEST2-results$TEST1
results$DLAB <- results$LAB2-results$LAB1
results$DBEHAV <- results$BEHAV2-results$BEHAV1
results$DCLASS <- results$CLASS2-results$CLASS1
resultsDTEST <- results %>% select(samples,DTEST)
resultsDTEST$GROUP <-"TEST"
names(resultsDTEST)[2]<-'VALUE'
resultsDLAB <- results %>% select(samples,DLAB)
resultsDLAB$GROUP <-"LAB"
names(resultsDLAB)[2]<-'VALUE'
resultsDBEHAV <- results %>% select(samples,DBEHAV)
resultsDBEHAV$GROUP <-"BEHAV"
names(resultsDBEHAV)[2]<-'VALUE'
resultsDCLASS <- results %>% select(samples,DCLASS)
resultsDCLASS$GROUP <-"CLASS"
names(resultsDCLASS)[2]<-'VALUE'
resultsD<-bind_rows(resultsDTEST,resultsDLAB,resultsDBEHAV,resultsDCLASS)
resultsD

ggplot(resultsD,aes(x=samples, ymin=0, ymax=VALUE,color=GROUP)) +
  geom_linerange(position = position_dodge(width = 0.5),linewidth=1)+
  ylab("Variables changes: missing colors means 'no change'; **low obs.")+labs(title="4C/ID group treatment effect",subtitle = "Global samples",x = "Sample Names")+
  theme(panel.grid.major.x = element_line(color = 1,linewidth = 0.25, linetype = 4),panel.grid.major.y = element_line(color = 1,linewidth = 0.25, linetype = 3),panel.background = element_rect(fill="white",color = 1, linewidth = 1),plot.background = element_rect(fill = "white"))+  
  annotate(geom="text", y=-10, x=3.5, label="Negative effect",color="black",hjust=1)+
  annotate(geom="text", y=10, x=3.5, label="Positive effect",color="black",hjust=0)+
  scale_x_discrete(limits=c("All sample","all sample (school effect)","SCHOOL 1","JUNIOR","SCHOOL 1 - 2014","SCHOOL1 - JUNIOR - 2014"))+
  scale_y_continuous(limits=c(-25,25,5))+  
  coord_flip()
